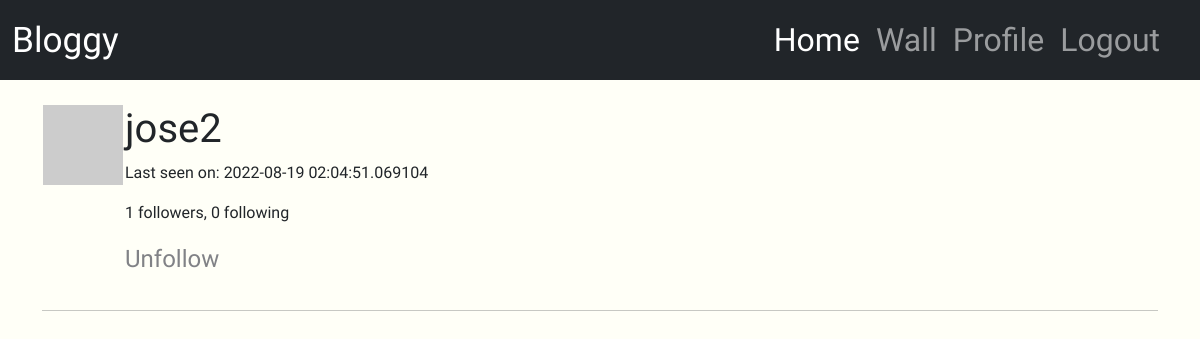
/user/jose2 (signed in), run on an earlier commit of the app's database.
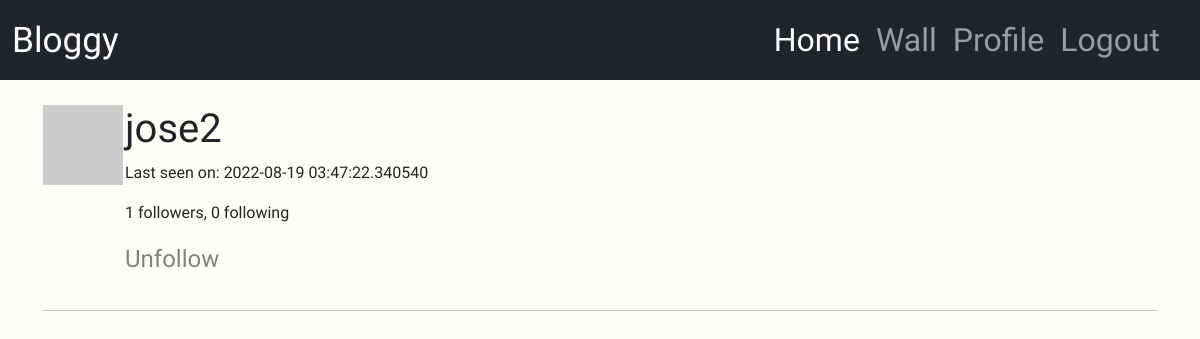
And on a later commit of the database.
### app/models.py (models this page shows, shortened)
class User(UserMixin, db.Model):
    id = db.Column(db.Integer, primary_key=True)
    username = db.Column(db.String(64), index=True, unique=True)
    email = db.Column(db.String(120), index=True, unique=True)
    password_hash = db.Column(db.String(120))
    posts = db.relationship('Post', backref='author', lazy='dynamic')
    about_me = db.Column(db.String(128))
    last_seen = db.Column(db.DateTime, default=datetime.utcnow)
    followed = db.relationship(
        'User', secondary=followers,
        primaryjoin=(followers.c.follower_id == id),
        secondaryjoin=(followers.c.followed_id == id),
        backref= db.backref('followers', lazy='dynamic'), lazy='dynamic'
    )
    def avatar(self, size):
        digest = md5(self.email.lower().encode('utf-8')).hexdigest()
        return 'https://www.gravatar.com/avatar/{}?d=identicon&s={}'.format(digest, size)
    def following(self, user):
        return self.followed.filter(
            followers.c.followed_id == user.id
        ).count() > 0

### app/routes.py (the view)
@app.route('/user/<username>')
@login_required
def user(username):
    user = User.query.filter_by(username=username).first_or_404()
    posts = user.posts.order_by(Post.timestamp.desc()).all()
    return render_template('user.html', user=user, posts=posts)

### app/models.py (called while the page is built)
@login.user_loader
def load_user(id):
    return User.query.get(int(id))

### app/routes.py (called while the page is built)
@app.before_request
def before_request():
    if current_user.is_authenticated:
        current_user.last_seen = datetime.utcnow()
        db.session.commit()

### app/templates/user.html (shortened to what this page needs)
{% extends "base.html" %}
{% block extraheader %}
<link rel="stylesheet" href="{{ url_for('static', filename='css/user.css') }}">
{% endblock extraheader %}
{% block content %}
<table>
    <tr valign="top">
        <td><img src="{{ user.avatar(128) }}" alt="user-profile-image"></td>
        <td>
            <h1>{{ user.username }}</h1>
            {% if user.last_seen %}<p>Last seen on: {{ user.last_seen }}</p>{% endif %}
            <p>{{ user.followers.count() }} followers, {{ user.followed.count() }} following</p>
            {% if user == current_user %}
            <p><a href="{{ url_for('edit_profile') }}"> Edit Your Profile!</a></p>
            {% elif not current_user.following(user) %}
            <p><a href="{{ url_for('follow', username=user.username) }}">Follow!</a></p>
            {% else %}
            <p><a href="{{ url_for('unfollow', username=user.username ) }}">Unfollow</a></p>
            {% endif %}
        </td>
    </tr>
</table>
    <hr>
{% endblock %}

What changed in the data, as far as the page shows it:
changed User "jose2": last_seen "2022-08-19 02:04:51.069104" → "2022-08-19 03:47:22.340540"
